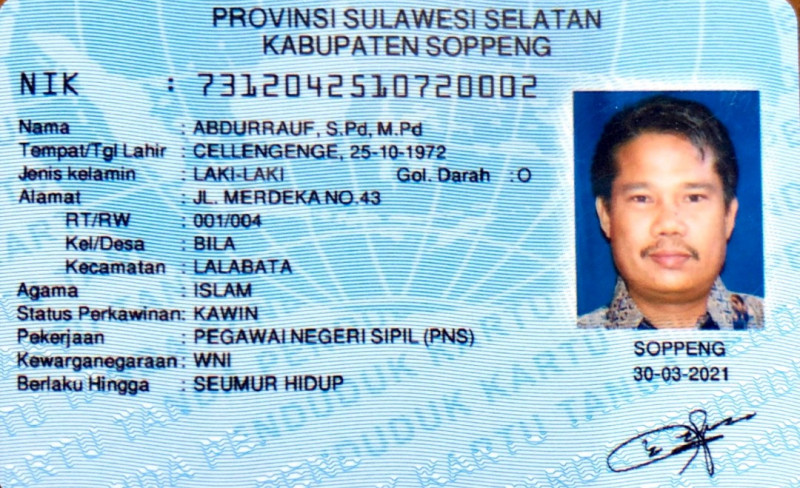
#> input picture KTP.jpeg, 800 x 488 px, found by its file name
$ jupyter execute --allow-errors 28_WiradarmaNB_Week1.ipynb
#> lines starting #> are read from the running program, lines starting #| are printed output that depends on the picture; after the words box and inside, x2 and y2 are one past the last pixel; in counts of white or black regions, pixels touching at a corner belong together
<a href="https://colab.research.google.com/github/wira29/PCVK_Ganjil_2023/blob/main/28_WiradarmaNB_Week1.ipynb" target="_parent"></a>

### Nama  : Wiradarma Nurmagika Bagaskara
### Kelas : 3H
### NIM   : 2141720184

###### 1. Gunakan beberapa library berikut sebagai langkah pertama

[cell 1]
import numpy as np
import pandas as pd
import cv2 as cv
from google.colab.patches import cv2_imshow
from skimage import io
from skimage import transform
from PIL import Image
import matplotlib.pylab as plt
import matplotlib.image as mpimg

###### 1. Akses file image lokal (KTP/SIM) dan tampilkan menggunakan OpenCV dan Matplotlib

[cell 2]
# import image dengan openCV
img = cv.imread('./images/KTP.jpeg')
#> img is the input picture: shape (488, 800, 3); mean B, G, R 213.5, 195.5, 159.5
img = cv.resize(img, (0,0), fx=0.5, fy=0.5)
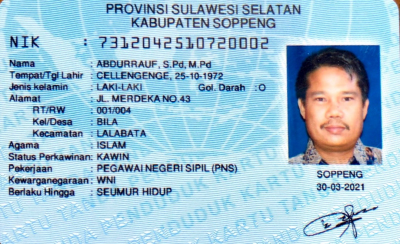
#> img: shape (244, 400, 3); mean B, G, R 213.7, 195.6, 159.6

# import image dengan matplotlib
img_2 = mpimg.imread('./images/KTP.jpeg')
img_2 = cv.resize(img_2, (0,0), fx=0.5, fy=0.5)
#> img_2: shape (244, 400, 3)

final_frame = cv.hconcat((img, img_2))
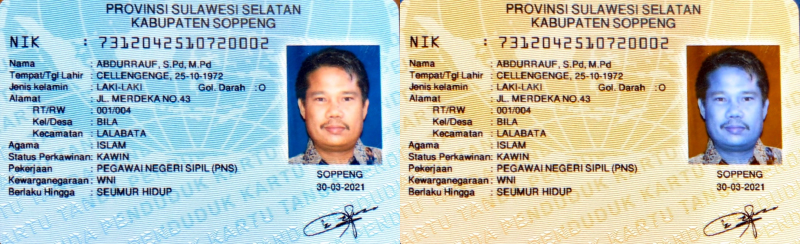
#> final_frame: shape (244, 800, 3); mean B, G, R 186.7, 195.6, 186.7
cv2_imshow(final_frame)

###### 2.  Identifikasi kenapa menggunakan konversi warna BGR2RGB pada matplotlib dan tanpa konversi pada opencv

###### jawab : pada opencv secara default terformat RGB sedangkan pada matlotlib secara default terformat BGR sehingga harus diformat menjadi RGB menggunakan BGR2RGB

#> (a cell that did not finish here is left out)

###### 3. Tutup tiap bagian tertentu dari kartu identitas tersebut

[cell 4]
for y in range (95,220):
  for x in range (187,197):
    img[x,y] = [255,255,255]
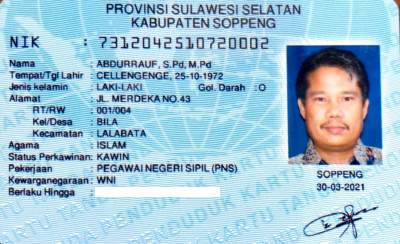
#> img: shape (244, 400, 3); 1.28% of pixels changed, all inside (x1, y1, x2, y2) = (95, 187, 220, 197)

for y in range (95,220):
  for x in range (140,150):
    img[x,y] = [255,255,255]
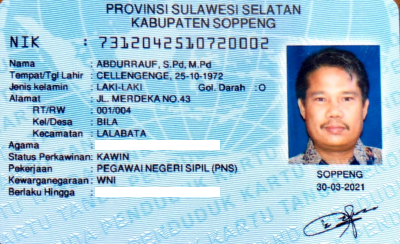
#> img: shape (244, 400, 3); 1.28% of pixels changed, all inside (x1, y1, x2, y2) = (95, 140, 220, 150)

cv2_imshow(img)
